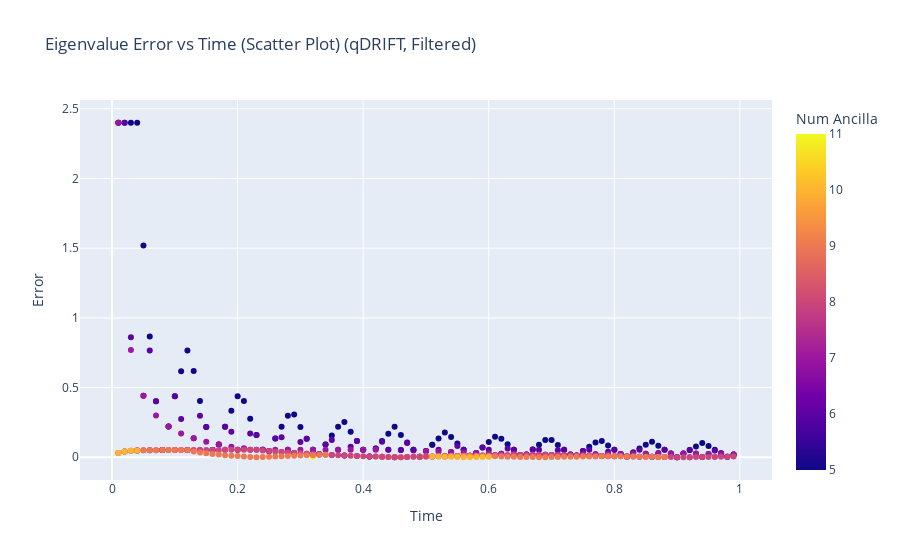

The notebook cell this image was saved under:
### Code cell
# Plot error vs time but only for t > 0.001 and t < 1
qdrift_df_filtered = qdrift_df[(qdrift_df["Time"] > 0.001) & (qdrift_df["Time"] < 1)]
plot_error_vs_time(df=qdrift_df_filtered, title_suffix="(qDRIFT, Filtered)")

### Figure 1 — Plotly figure (JSON) as saved in the notebook; plotly's stock layout.template omitted (floating-point values rounded to 4 significant figures; data arrays with more than 128 entries replaced by an {"elided": "..."} marker saying what was removed)
{"data": [{"hovertemplate": "Time=%{x}<br>Error=%{y}<br>Num Ancilla=%{marker.color}<extra></extra>", "legendgroup": "", "marker": {"color": {"elided": "495 int values"}, "coloraxis": "coloraxis", "symbol": "circle"}, "mode": "markers", "name": "", "orientation": "v", "showlegend": false, "type": "scatter", "x": {"elided": "495 float values"}, "xaxis": "x", "y": {"elided": "495 float values"}, "yaxis": "y"}], "layout": {"coloraxis": {"colorbar": {"title": {"text": "Num Ancilla"}}, "colorscale": [[0, "#0d0887"], [0.1111, "#46039f"], [0.2222, "#7201a8"], [0.3333, "#9c179e"], [0.4444, "#bd3786"], [0.5556, "#d8576b"], [0.6667, "#ed7953"], [0.7778, "#fb9f3a"], [0.8889, "#fdca26"], [1, "#f0f921"]]}, "legend": {"tracegroupgap": 0}, "title": {"text": "Eigenvalue Error vs Time (Scatter Plot) (qDRIFT, Filtered)"}, "xaxis": {"anchor": "y", "domain": [0, 1], "title": {"text": "Time"}}, "yaxis": {"anchor": "x", "domain": [0, 1], "title": {"text": "Error"}}}}
